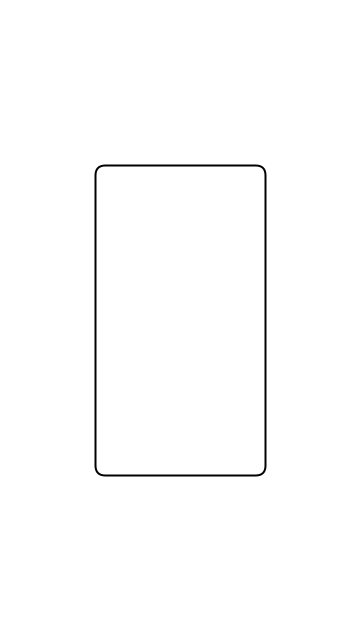
Frame 1 (no input)
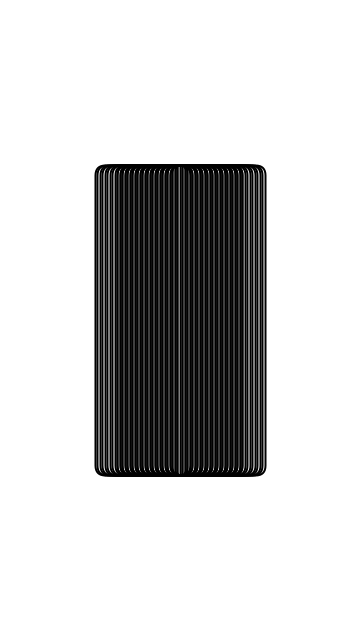
Frame 60 (the mouse pressed at the canvas centre just before this capture)
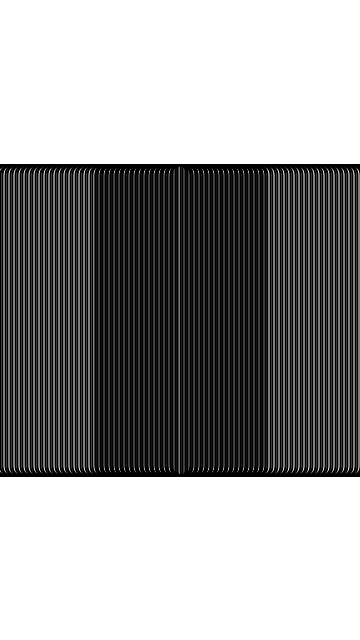
Frame 120 (the mouse held since frame 60 and released just before this capture)

The Processing sketch that drew these frames (run headless with seeded random() and noise(); from frame 60 on, the mouse is pressed at the canvas centre):

// Processing sketch: stroke_exp
// ── stroke_exp.pde
int wx;
int wy;

void setup(){
size(360,640);
wx = width/2-10;
wy = height/2-10;
background(255);
rectMode(CENTER);
noFill();
stroke(0);
strokeWeight(2);
}

void draw(){
 rect(width/2,height/2, wx,wy, 10);
 wx-=5;


}
